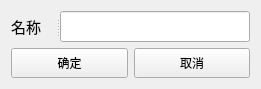
<?xml version="1.0" encoding="UTF-8"?>
<ui version="4.0">
 <class>SubForm_Name</class>
 <widget class="QWidget" name="SubForm_Name">
  <property name="geometry">
   <rect>
    <x>0</x>
    <y>0</y>
    <width>261</width>
    <height>87</height>
   </rect>
  </property>
  <property name="windowTitle">
   <string>Form</string>
  </property>
  <layout class="QGridLayout" name="gridLayout_2">
   <item row="0" column="0">
    <layout class="QGridLayout" name="gridLayout">
     <item row="0" column="0" colspan="2">
      <widget class="QSplitter" name="splitter">
       <property name="orientation">
        <enum>Qt::Orientation::Horizontal</enum>
       </property>
       <widget class="QLabel" name="label_name">
        <property name="minimumSize">
         <size>
          <width>0</width>
          <height>30</height>
         </size>
        </property>
        <property name="font">
         <font>
          <pointsize>11</pointsize>
         </font>
        </property>
        <property name="text">
         <string>名称</string>
        </property>
       </widget>
       <widget class="QLineEdit" name="line_input">
        <property name="minimumSize">
         <size>
          <width>0</width>
          <height>31</height>
         </size>
        </property>
        <property name="font">
         <font>
          <pointsize>10</pointsize>
         </font>
        </property>
       </widget>
      </widget>
     </item>
     <item row="1" column="0">
      <widget class="QPushButton" name="button_name_confirm">
       <property name="minimumSize">
        <size>
         <width>0</width>
         <height>30</height>
        </size>
       </property>
       <property name="text">
        <string>确定</string>
       </property>
      </widget>
     </item>
     <item row="1" column="1">
      <widget class="QPushButton" name="button_name_cancel">
       <property name="minimumSize">
        <size>
         <width>0</width>
         <height>30</height>
        </size>
       </property>
       <property name="text">
        <string>取消</string>
       </property>
      </widget>
     </item>
    </layout>
   </item>
  </layout>
 </widget>
 <resources/>
 <connections/>
</ui>
